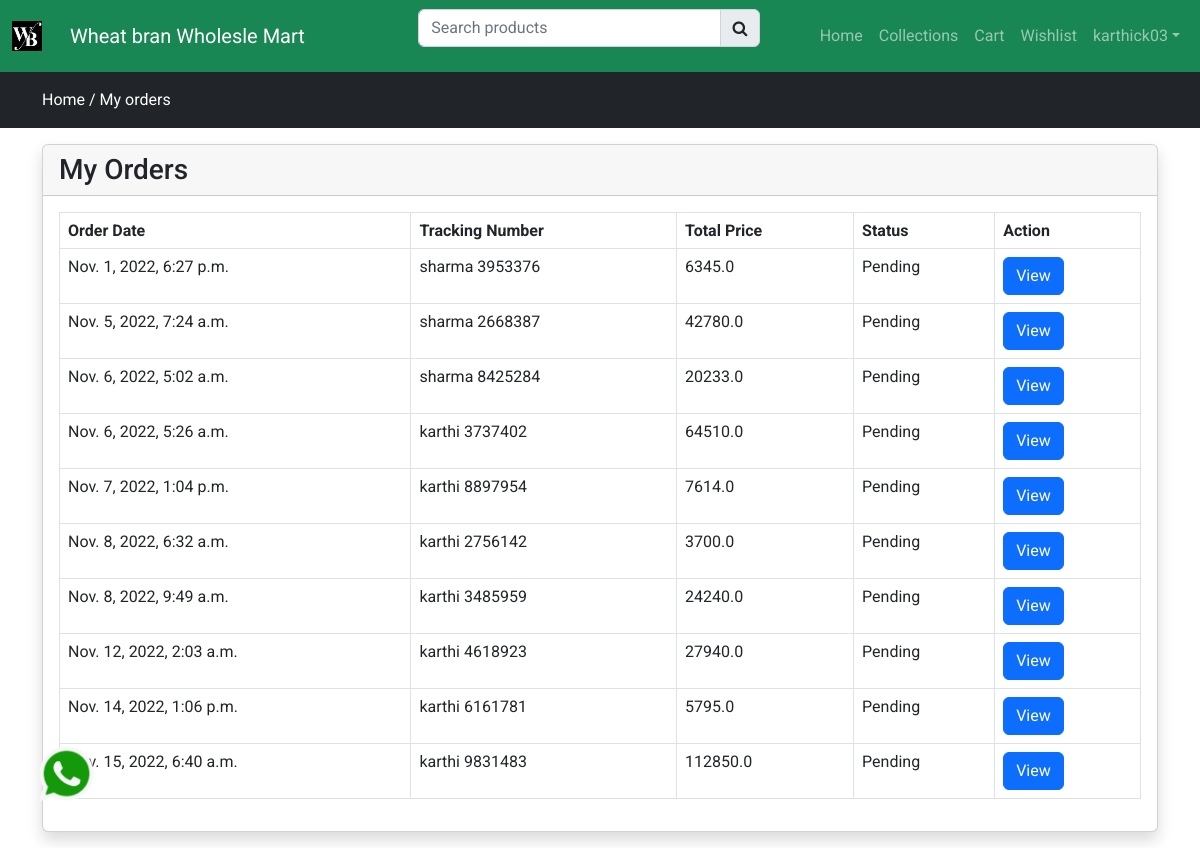
The app's page /my-orders (signed in) with its own data.
### store/models.py (models this page shows, shortened)
class Order(models.Model):
    user = models.ForeignKey(User, on_delete = models.CASCADE)
    fname = models.CharField(max_length=20, null=False)
    lname = models.CharField(max_length=20, null=False)
    email = models.CharField(max_length=30, null=False)
    phone = models.CharField(max_length=10, null=False)
    address = models.TextField(null=False)
    city = models.CharField(max_length=20, null=False)
    state = models.CharField(max_length=20, null=False)
    country = models.CharField(max_length=20, null=False)
    pincode = models.CharField(max_length=10, null=False)
    total_price = models.FloatField(max_length=10, null=False)
    payment_mode = models.CharField(max_length=25, null=False)
    payment_id = models.CharField(max_length=25, null=True)
    orderstatuses = (
        ('Pending', 'Pending'),
        ('Out For Shipping', 'Out For Shipping'),
        ('Completed', 'Completed'),
     )
    status = models.CharField(max_length=25, choices=orderstatuses, default='Pending')
    message = models.TextField(null=True)
    tracking_no = models.CharField(max_length=20, null=True)
    created_at = models.DateTimeField(auto_now_add=True)
    updated_at = models.DateTimeField(auto_now=True)

### store/controller/order.py (the view)
# urls.py: path('my-orders', order.index, name="myorders"),
def index(request):
    orders = Order.objects.filter(user=request.user)
    context = {'orders': orders}
    return render(request, 'store/orders/index.html', context)

### store/templates/store/orders/index.html (shortened to what this page needs)
{% extends 'store/layouts/main.html' %}
{% block content %}
   <div class="py-3 bg-dark">
    <div class="container">
        <a class="text-white" href="{% url 'home' %}">Home  /</a>
        <a class="text-white" href="{% url 'myorders' %}">My orders</a>
    </div>
  </div>
   <div class="container mt-3">
    <form action="{% url 'placeorder' %}" method="POSt">
    <div class="row">
        <div class="col-md-12">
            <div class="card shadow ">
                <div class="card-header "><h3 class="mb-0">My Orders</h3></div>
                <div class="card-body">
                    <table class="table table-bordered">
                        <thead>
                        <tr>
                            <th>Order Date</th>
                            <th>Tracking Number</th>
                            <th>Total Price</th>
                            <th>Status</th>
                            <th>Action</th>
                        </tr>
                        </thead>
                        <tbody>
                        {% for item in orders %}
                        <tr>
                            <td>{{item.created_at }}</td>
                            <td>{{item.tracking_no }}</td>
                            <td>{{item.total_price }}</td>
                            <td> {{item.status }}</td>
                            <td>
                                <a href="{% url 'orderview' item.tracking_no %}" class="btn btn-primary">View</a>
                            </td>
                        </tr>
                        {% endfor %}
                        </tbody>
                    </table>
                </div>
            </div>
        </div>
    </div>
    </form>
   </div>
{% endblock content %}

### store/templates/store/inc/navbar.html (shortened to what this page needs)
{% load static %}
<nav class="navbar navbar-expand-lg navbar-dark bg-success">
    <nav class="navbar bg-success">
  <div class="container-fluid">
    <a class="navbar-brand" href="#">
      <img src="{% static 'images/logo1.jpg' %}" alt="Logo" width="30" height="30" class="d-inline-block align-text-top bg-success">
    </a>
  </div>
</nav>
    <a class="navbar-brand" href="#">Wheat bran Wholesle Mart</a>
<div class="container">
      <div class="search-bar">
      <form action="{% url 'searchproduct' %}" method="POST">
      <div class="input-group">
         <input type="search" required class="form-control" name="productsearch" id="searchproducts" placeholder="Search products">
          <button type="submit" class="input-group-text" ><i class="fa fa-search"></i></button>
      </div>
      </form>
      </div>
    <div class="collapse navbar-collapse" id="navbarNav">
      <ul class="navbar-nav ms-auto">
        <li class="nav-item">
          <a class="nav-link {% if request.resolver_match.url_name == 'home' %}active{% endif %}" aria-current="page" href="{% url 'home' %}">Home</a>
        </li>
        <li class="nav-item">
          <a class="nav-link {% if request.resolver_match.url_name == 'collections' %}active{% endif %}" href="{% url 'collections' %}">Collections</a>
        </li>
          <li class="nav-item">
          <a class="nav-link {% if request.resolver_match.url_name == 'cart' %}active{% endif %}" aria-current="page" href="{% url 'cart' %}">Cart</a>
        </li>
          <li class="nav-item">
          <a class="nav-link {% if request.resolver_match.url_name == 'wishlist' %}active{% endif %}" aria-current="page" href="{% url 'wishlist' %}">Wishlist</a>
        </li>
        {% if request.user.is_authenticated %}
            <li class="nav-item dropdown">
                <a class="nav-link dropdown-toggle" href="#" role="button" data-bs-toggle="dropdown" aria-expanded="false">{{ request.user }}</a>
            </li>
        {% endif %}
      </ul>
    </div>
  </div>
</nav>

### static/css/custom.css (style rules this page uses)
.search-bar { width: 40% !important; margin-left: 10%; }

### store/templates/store/layouts/main.html (style rules this page uses)
* { font-family: 'Roboto', sans-serif; }
a { text-decoration: none; color: #000; }

### records on screen
Order: created_at "Nov. 1, 2022, 6:27 p.m.", tracking_no "sharma 3953376", total_price "6345.0", status "Pending"
Order: created_at "Nov. 5, 2022, 7:24 a.m.", tracking_no "sharma 2668387", total_price "42780.0", status "Pending"
Order: created_at "Nov. 6, 2022, 5:02 a.m.", tracking_no "sharma 8425284", total_price "20233.0", status "Pending"
Order: created_at "Nov. 6, 2022, 5:26 a.m.", tracking_no "karthi 3737402", total_price "64510.0", status "Pending"
Order: created_at "Nov. 7, 2022, 1:04 p.m.", tracking_no "karthi 8897954", total_price "7614.0", status "Pending"
Order: created_at "Nov. 8, 2022, 6:32 a.m.", tracking_no "karthi 2756142", total_price "3700.0", status "Pending"
Order: created_at "Nov. 8, 2022, 9:49 a.m.", tracking_no "karthi 3485959", total_price "24240.0", status "Pending"
Order: created_at "Nov. 12, 2022, 2:03 a.m.", tracking_no "karthi 4618923", total_price "27940.0", status "Pending"
Order: created_at "Nov. 14, 2022, 1:06 p.m.", tracking_no "karthi 6161781", total_price "5795.0", status "Pending"
Order: created_at "Nov. 15, 2022, 6:40 a.m.", tracking_no "karthi 9831483", total_price "112850.0", status "Pending"

### other values on screen
{{ request.user }} "karthick03"
